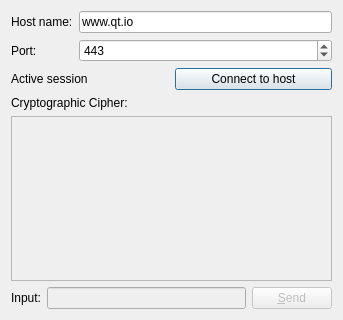
<?xml version="1.0" encoding="UTF-8"?>
<ui version="4.0">
 <class>Form</class>
 <widget class="QWidget" name="Form">
  <property name="geometry">
   <rect>
    <x>0</x>
    <y>0</y>
    <width>343</width>
    <height>320</height>
   </rect>
  </property>
  <property name="windowTitle">
   <string>Secure Socket Client</string>
  </property>
  <layout class="QGridLayout" name="gridLayout">
   <item row="0" column="0" colspan="2">
    <layout class="QGridLayout">
     <item row="0" column="0">
      <widget class="QLabel" name="hostNameLabel">
       <property name="text">
        <string>Host name:</string>
       </property>
      </widget>
     </item>
     <item row="0" column="1">
      <widget class="QLineEdit" name="hostNameEdit">
       <property name="text">
        <string>www.qt.io</string>
       </property>
      </widget>
     </item>
     <item row="1" column="0">
      <widget class="QLabel" name="portLabel">
       <property name="text">
        <string>Port:</string>
       </property>
      </widget>
     </item>
     <item row="1" column="1">
      <widget class="QSpinBox" name="portBox">
       <property name="minimum">
        <number>1</number>
       </property>
       <property name="maximum">
        <number>65535</number>
       </property>
       <property name="value">
        <number>443</number>
       </property>
      </widget>
     </item>
    </layout>
   </item>
   <item row="1" column="0">
    <widget class="QLabel" name="label">
     <property name="text">
      <string>Active session</string>
     </property>
    </widget>
   </item>
   <item row="1" column="1">
    <widget class="QPushButton" name="connectButton">
     <property name="enabled">
      <bool>true</bool>
     </property>
     <property name="text">
      <string>Connect to host</string>
     </property>
     <property name="default">
      <bool>true</bool>
     </property>
    </widget>
   </item>
   <item row="2" column="0" colspan="2">
    <layout class="QHBoxLayout">
     <item>
      <widget class="QLabel" name="cipherText">
       <property name="text">
        <string>Cryptographic Cipher:</string>
       </property>
       <property name="wordWrap">
        <bool>true</bool>
       </property>
      </widget>
     </item>
     <item>
      <widget class="QLabel" name="cipherLabel">
       <property name="text">
        <string>&lt;none&gt;</string>
       </property>
       <property name="alignment">
        <set>Qt::AlignRight|Qt::AlignTrailing|Qt::AlignVCenter</set>
       </property>
       <property name="wordWrap">
        <bool>true</bool>
       </property>
      </widget>
     </item>
    </layout>
   </item>
   <item row="3" column="0" colspan="2">
    <widget class="QTextEdit" name="sessionOutput">
     <property name="enabled">
      <bool>false</bool>
     </property>
     <property name="focusPolicy">
      <enum>Qt::StrongFocus</enum>
     </property>
     <property name="readOnly">
      <bool>true</bool>
     </property>
     <property name="html">
      <string>&lt;!DOCTYPE HTML PUBLIC &quot;-//W3C//DTD HTML 4.0//EN&quot; &quot;http://www.w3.org/TR/REC-html40/strict.dtd&quot;&gt;
&lt;html&gt;&lt;head&gt;&lt;meta name=&quot;qrichtext&quot; content=&quot;1&quot; /&gt;&lt;style type=&quot;text/css&quot;&gt;
p, li { white-space: pre-wrap; }
&lt;/style&gt;&lt;/head&gt;&lt;body style=&quot; font-family:'MS Shell Dlg 2'; font-size:8.25pt; font-weight:400; font-style:normal;&quot;&gt;
&lt;p style=&quot;-qt-paragraph-type:empty; margin-top:0px; margin-bottom:0px; margin-left:0px; margin-right:0px; -qt-block-indent:0; text-indent:0px; font-family:'Sans Serif'; font-size:9pt;&quot;&gt;&lt;/p&gt;&lt;/body&gt;&lt;/html&gt;</string>
     </property>
    </widget>
   </item>
   <item row="4" column="0" colspan="2">
    <layout class="QHBoxLayout">
     <item>
      <widget class="QLabel" name="sessionInputLabel">
       <property name="text">
        <string>Input:</string>
       </property>
      </widget>
     </item>
     <item>
      <widget class="QLineEdit" name="sessionInput">
       <property name="enabled">
        <bool>false</bool>
       </property>
      </widget>
     </item>
     <item>
      <widget class="QPushButton" name="sendButton">
       <property name="enabled">
        <bool>false</bool>
       </property>
       <property name="focusPolicy">
        <enum>Qt::TabFocus</enum>
       </property>
       <property name="text">
        <string>&amp;Send</string>
       </property>
       <property name="default">
        <bool>true</bool>
       </property>
      </widget>
     </item>
    </layout>
   </item>
  </layout>
 </widget>
 <resources/>
 <connections>
  <connection>
   <sender>hostNameEdit</sender>
   <signal>returnPressed()</signal>
   <receiver>connectButton</receiver>
   <slot>animateClick()</slot>
   <hints>
    <hint type="sourcelabel">
     <x>126</x>
     <y>20</y>
    </hint>
    <hint type="destinationlabel">
     <x>142</x>
     <y>78</y>
    </hint>
   </hints>
  </connection>
  <connection>
   <sender>sessionInput</sender>
   <signal>returnPressed()</signal>
   <receiver>sendButton</receiver>
   <slot>animateClick()</slot>
   <hints>
    <hint type="sourcelabel">
     <x>142</x>
     <y>241</y>
    </hint>
    <hint type="destinationlabel">
     <x>297</x>
     <y>234</y>
    </hint>
   </hints>
  </connection>
 </connections>
</ui>
